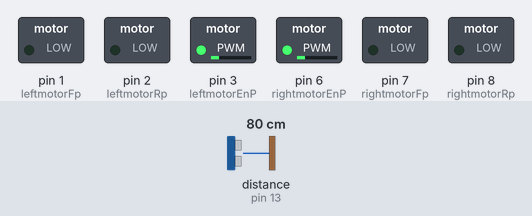
A sketch run on a simulated Arduino Uno, built with avr-gcc and run on an emulated ATmega328P. Shown: switched loads named in the sketch (green lamp = pin HIGH). Wiring (inferred from the names in the program): ultrasonic range finder: trigger pin 12; echo pin 13. The test bench sets the inputs (shaded band); at power-on: distance to the obstacle (sensor on pin 13) 80 cm. The echo pulse lasts 58.3 µs per cm; pins used as bus, display or sensor lines are not drawn.

Above: at 1.2 s.
1.3 s: distance to the obstacle (sensor on pin 13) set to 13 cm
2.8 s: distance to the obstacle (sensor on pin 13) set to 10 cm
At 3.6 s:
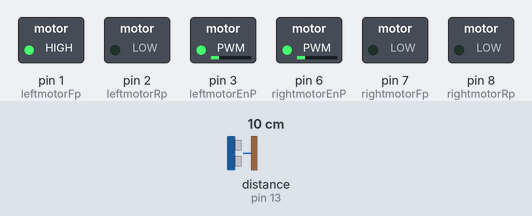
Timing chart, 0 to 5.8 s (numbered marks = the images above; inputs shaded):
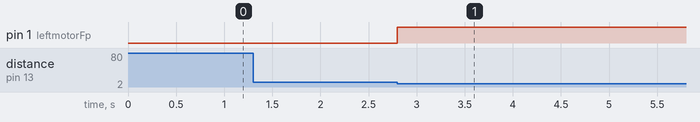

The sketch:

UGV.ino
```cpp
 //leftsonar
const int lefttrigPin = 12;
const int leftechoPin = 13;
long leftduration;
int leftdistance;

/*rightsonar
const int righttrigPin = 0;
const int rightechoPin = 4;
long rightduration;
int rightdistance;*/

//motors
int leftmotorFp   = 1;
int leftmotorRp   = 2;
int leftmotorEnP  = 3;
int lmspeed=50;

int rightmotorFp  = 7;
int rightmotorRp  = 8;
int rightmotorEnP = 6;
int rmspeed=50;

void setup()
{ setleftsonar();
  //setrightsonar();
  setmotors();  }

void loop()
{  leftdistance  = trigleftsonar ();
   //rightdistance = trigrightsonar();
   sonarlogic(leftdistance);
  // sonarlogic(leftdistance, rightdistance);
}

int trigleftsonar()
{  digitalWrite(lefttrigPin,  LOW);
   delayMicroseconds(2);
   digitalWrite(lefttrigPin, HIGH);
   delayMicroseconds(10);
   digitalWrite(lefttrigPin,  LOW);

   leftduration = pulseIn(leftechoPin, HIGH);
   leftdistance = leftduration*0.034/2;
   return(leftdistance);
}
/*
int trigrightsonar()
{  digitalWrite(righttrigPin,  LOW);
   delayMicroseconds(2);
   digitalWrite(righttrigPin, HIGH);
   delayMicroseconds(10);
   digitalWrite(righttrigPin,  LOW);

   rightduration = pulseIn(rightechoPin, HIGH);
   rightdistance = rightduration*0.034/2;
   return(rightdistance);
}*/

void setmotors ()
{ pinMode(leftmotorFp,       OUTPUT);
  pinMode(leftmotorRp,       OUTPUT);
  pinMode(leftmotorEnP ,     OUTPUT);
  analogWrite(leftmotorEnP, lmspeed);

  pinMode(rightmotorFp,       OUTPUT);
  pinMode(rightmotorRp,       OUTPUT);
  pinMode(rightmotorEnP ,     OUTPUT);
  analogWrite(rightmotorEnP, rmspeed);
}

void setleftsonar()
{ pinMode(lefttrigPin, OUTPUT);
  pinMode(leftechoPin, INPUT);
}
/*
void setrightsonar()
{ pinMode(righttrigPin, OUTPUT);
  pinMode(rightechoPin, INPUT);
}*/

//void sonarlogic(int leftdistance, int rightdistance)
void sonarlogic(int leftdistance)
{ if (leftdistance<=10)
  {   moveright();    }
 /* else
  {   moveforward();  }

  if (rightdistance<=10)
  {   moveleft();    }
  else
  {   moveforward();  }*/
}


void moveright()  //move CW
{      digitalWrite(leftmotorFp, HIGH);
       digitalWrite(leftmotorRp,  LOW);
       digitalWrite(rightmotorFp, LOW);
       digitalWrite(rightmotorRp, LOW);       }
/*
void moveleft() //move CCW
{      digitalWrite(leftmotorFp,   LOW);
       digitalWrite(leftmotorRp,   LOW);
       digitalWrite(rightmotorFp, HIGH);
       digitalWrite(rightmotorRp,  LOW);      }*/
/*
void moveforward()
{      digitalWrite(leftmotorFp,  HIGH);
       digitalWrite(leftmotorRp,   LOW);
       digitalWrite(rightmotorFp, HIGH);
       digitalWrite(rightmotorRp,  LOW);      }*/
```

Measured:
- the behaviour switches between 12 and 11 cm on distance to the obstacle (sensor on pin 13) (found by bisection; images 0 and 1)
- after the input at 1.3 s, every drawn part: stays the same
- after the input at 2.8 s, pin 1 (leftmotorFp): LOW → HIGH at once
